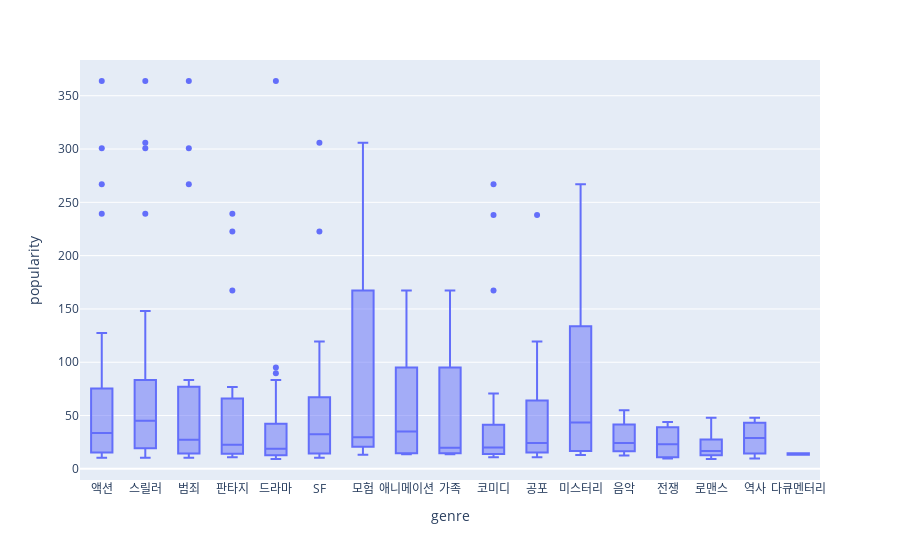

Write notebook code for a chart like this one.
### Code cell
#Boxplot

import plotly.express as px

fig = px.box(
    df_g,  #-> 사용할 데이터
    x="genre",
    y="popularity"
)

fig.show()

### Figure 1 — Plotly figure (JSON) as saved in the notebook; plotly's stock layout.template omitted (floating-point values rounded to 4 significant figures; data arrays with more than 128 entries replaced by an {"elided": "..."} marker saying what was removed)
{"data": [{"alignmentgroup": "True", "hovertemplate": "genre=%{x}<br>popularity=%{y}<extra></extra>", "legendgroup": "", "marker": {"color": "#636efa"}, "name": "", "notched": false, "offsetgroup": "", "orientation": "v", "showlegend": false, "type": "box", "x": {"elided": "260 str values"}, "x0": " ", "xaxis": "x", "y": {"elided": "260 float values"}, "y0": " ", "yaxis": "y"}], "layout": {"boxmode": "group", "legend": {"tracegroupgap": 0}, "margin": {"t": 60}, "xaxis": {"anchor": "y", "domain": [0, 1], "title": {"text": "genre"}}, "yaxis": {"anchor": "x", "domain": [0, 1], "title": {"text": "popularity"}}}}
